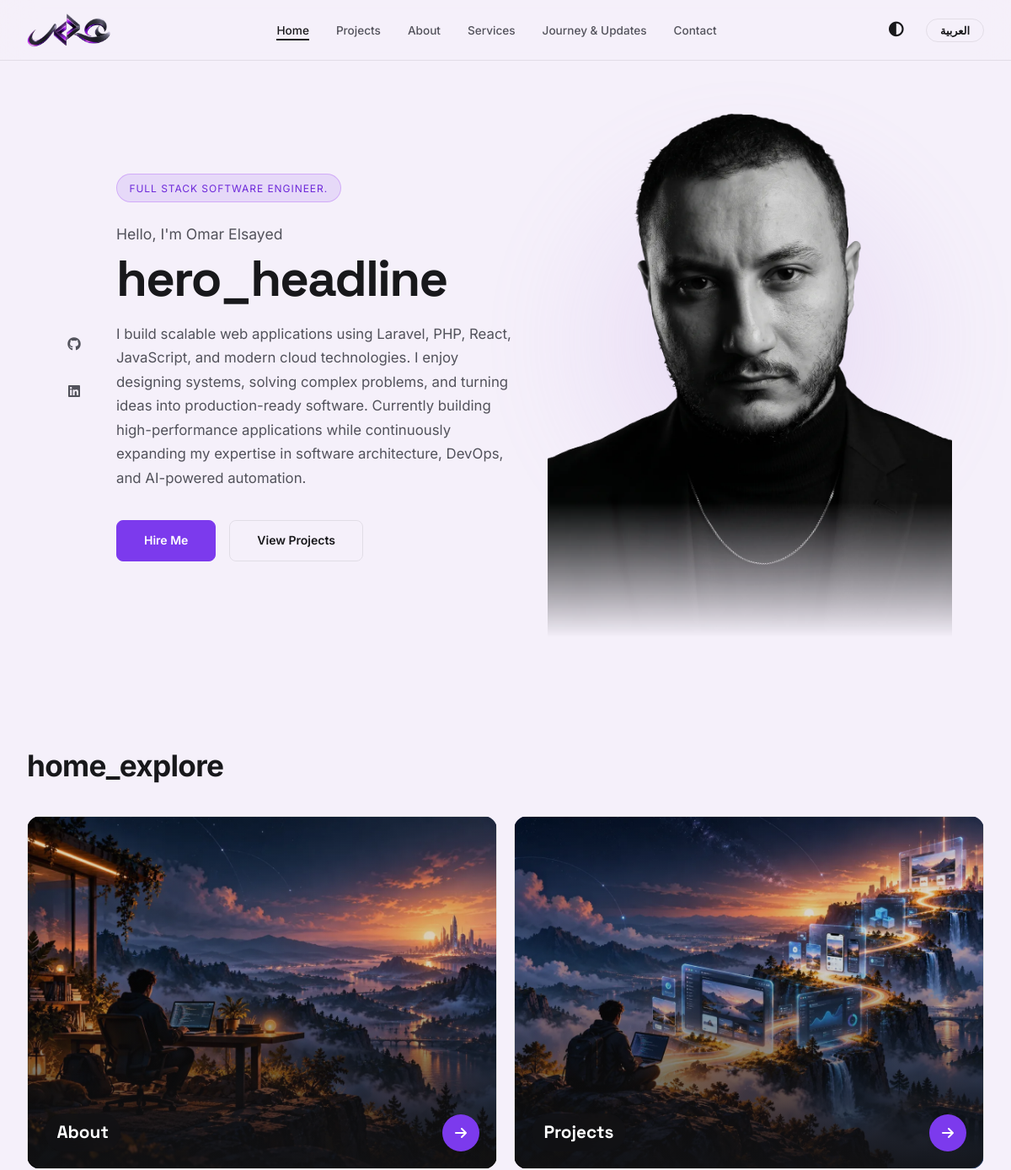
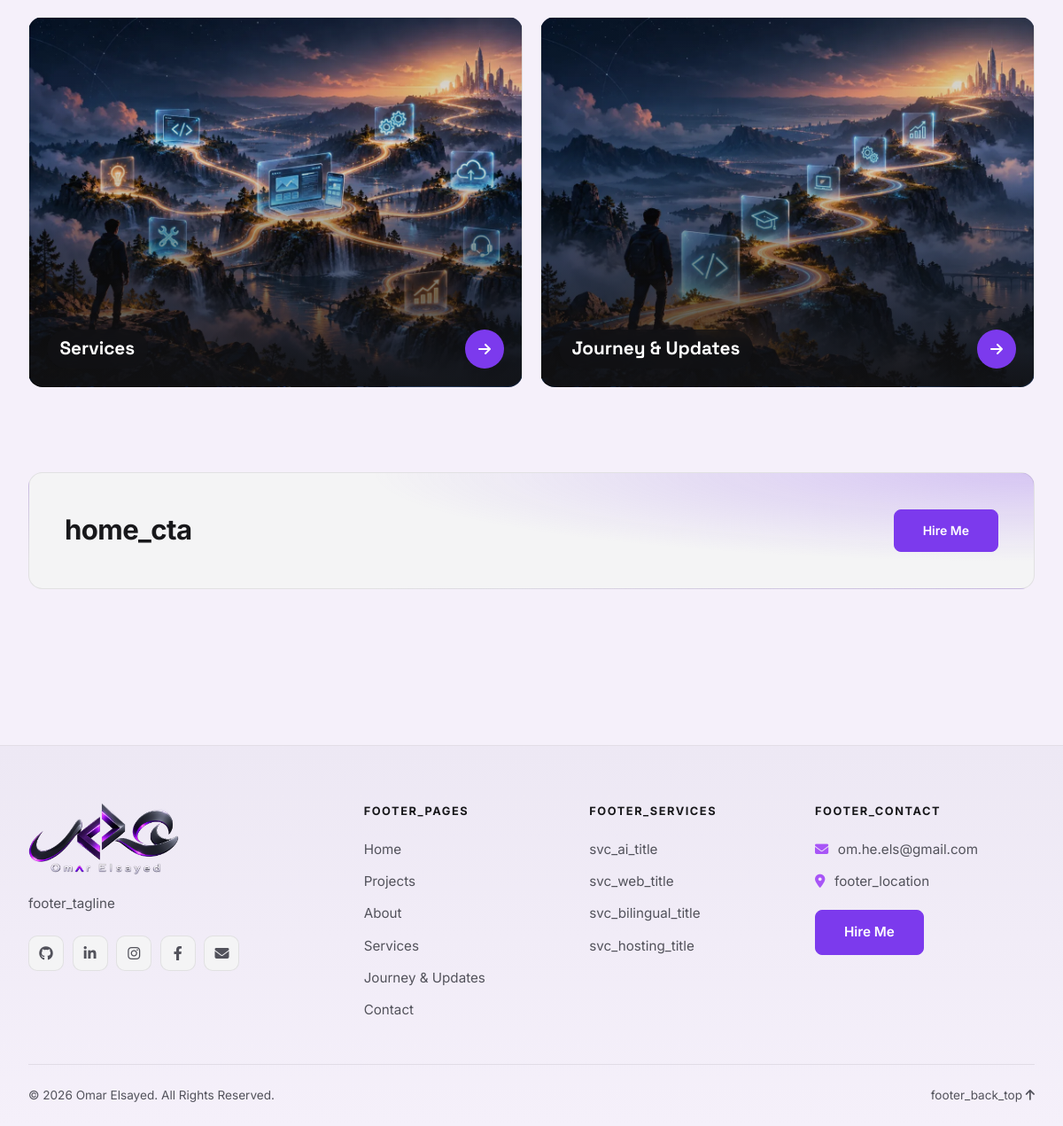
The page / on the database its author committed (2 pictures, top to bottom).
### tables this page shows
CREATE TABLE `translations` (
  `id` int NOT NULL AUTO_INCREMENT,
  `msgid` varchar(255) NOT NULL,
  `en` text,
  `ar` text,
  `created_at` timestamp NULL DEFAULT CURRENT_TIMESTAMP,
  PRIMARY KEY (`id`),
  UNIQUE KEY `msgid` (`msgid`)
);

### public/index.php (called while the page is built, shortened)
<?php
require_once APP_PATH . '/helpers.php';
spl_autoload_register(function ($class) {
    $path = BASE_PATH . '/' . str_replace('\\', '/', $class) . '.php';
});
require_once APP_PATH . '/Router.php';
$router = new app\Router();
$router->add('', 'app\controllers\HomeController', 'index');
$router->add('about', 'app\controllers\AboutController', 'index');
$router->add('projects', 'app\controllers\ProjectController', 'index');
$router->add('projects/:slug', 'app\controllers\ProjectController', 'detail');
$router->add('blog', 'app\controllers\BlogController', 'index');
$router->add('services', 'app\controllers\ServicesController', 'index');
$router->add('contact', 'app\controllers\ContactController', 'index');
$router->add('contact/submit', 'app\controllers\ContactController', 'submit');
$router->add('lang', 'app\controllers\Controller', 'switchLang');
$url = $_GET['url'] ?? '';
if (empty($url)) {
    $requestUri = parse_url($_SERVER['REQUEST_URI'], PHP_URL_PATH);
    $url = trim($requestUri, '/');
}
$router->dispatch($url);

### app/controllers/HomeController.php (called while the page is built, shortened)
<?php
class HomeController extends Controller
{
    public function index()
    {
        $this->render('home', [
            'title_key' => 'nav_home',
            'active_page' => 'home'
        ]);
    }
}

### app/helpers.php (called while the page is built, shortened)
<?php
function translate($msgid) {
    $lang = $_SESSION['lang'] ?? $_COOKIE['lang'] ?? 'en';
    return Translation::get($msgid, $lang);
}
function is_editor_mode() {
    return isset($_SESSION['admin_user_id'], $_SESSION['admin_editor_active'])
        && ($_SERVER['HTTP_SEC_FETCH_DEST'] ?? '') === 'iframe';
}
function t($msgid) {
    $text = translate($msgid);
    return $text;
}
function get_current_lang() {
    return $_SESSION['lang'] ?? $_COOKIE['lang'] ?? 'en';
}
function is_rtl() {
    return get_current_lang() === 'ar';
}

### app/models/Translation.php (called while the page is built, shortened)
<?php
class Translation extends Model
{
    public static function get($msgid, $lang = 'en')
    {
        $sql = "SELECT `$lang` FROM translations WHERE msgid = ? LIMIT 1";
        $stmt = self::query($sql, [$msgid]);
        $result = $stmt->fetch();
        return $result[$lang] ?? $msgid;
    }
}

### app/models/Model.php (called while the page is built, shortened)
<?php
abstract class Model
{
    protected static $db;
    public static function connect()
    {
        if (self::$db === null) {
            $host = getenv('DB_HOST') !== false ? getenv('DB_HOST') : 'localhost';
            $name = getenv('DB_NAME') !== false ? getenv('DB_NAME') : 'portfolio';
            $user = getenv('DB_USER') !== false ? getenv('DB_USER') : 'root';
            $pass = getenv('DB_PASS') !== false ? getenv('DB_PASS') : 'root';
            try {
                self::$db = new PDO("mysql:host=$host;dbname=$name;charset=utf8mb4", $user, $pass);
                self::$db->setAttribute(PDO::ATTR_ERRMODE, PDO::ERRMODE_EXCEPTION);
                self::$db->setAttribute(PDO::ATTR_DEFAULT_FETCH_MODE, PDO::FETCH_ASSOC);
                self::$db->exec("SET NAMES utf8mb4");
            } catch (PDOException $e) {
                die("Connection failed: " . $e->getMessage());
            }
        }
        return self::$db;
    }
    protected static function query($sql, $params = [])
    {
        $stmt = self::connect()->prepare($sql);
        $stmt->execute($params);
        return $stmt;
    }
}

### app/views/home.php (the view, shortened to what this page needs)
<?php include PARTIAL_PATH . '/header.php';
$lang = get_current_lang();
$tiles = [
    ['href' => '/about',    'label' => 'nav_about',    'img' => '/assets/images/home/about.webp'],
    ['href' => '/projects', 'label' => 'nav_projects', 'img' => '/assets/images/home/projects.webp'],
    ['href' => '/services', 'label' => 'nav_services', 'img' => '/assets/images/home/services.webp'],
    ['href' => '/blog',     'label' => 'nav_blog',     'img' => '/assets/images/home/journey.webp'],
];
?>
<section class="hero-section" id="hero">
    <div class="container hero-container">
        <aside class="social-sidebar" id="social-sidebar">
            <a href="https://<?= translate('contact_github') ?>" target="_blank" aria-label="GitHub"><i class="fab fa-github"></i></a>
            <a href="https://<?= translate('contact_linkedin') ?>" target="_blank" aria-label="LinkedIn"><i class="fab fa-linkedin"></i></a>
        </aside>
        <div class="hero-content">
            <span class="hero-chip"><?= t('hero_title') ?></span>
            <p class="hero-greeting"><?= t('hero_hello') ?> <?= t('hero_name') ?></p>
            <h1 class="hero-name"><?= t('hero_headline') ?></h1>
            <p class="hero-desc"><?= t('hero_desc') ?></p>
            <div class="hero-btns">
                <a href="/contact" class="btn btn-primary" id="btn-hire"><?= t('btn_hire') ?></a>
                <a href="/projects" class="btn btn-outline" id="btn-projects"><?= t('btn_projects') ?></a>
            </div>
        </div>
        <div class="hero-image-container">
            <img src="/assets/images/hero_portrait.webp" alt="<?= translate('hero_name') ?>" class="hero-img" width="1100" height="1467">
        </div>
    </div>
</section>
<section class="explore">
    <div class="container">
        <h2 class="explore-heading"><?= t('home_explore') ?></h2>
        <div class="explore-grid">
            <?php foreach ($tiles as $tile): ?>
            <a href="<?= $tile['href'] ?>" class="explore-tile" style="background-image:url('<?= $tile['img'] ?>')">
                <span class="explore-label"><?= t($tile['label']) ?></span>
                <span class="explore-go" aria-hidden="true"><i class="fas fa-arrow-<?= $lang === 'ar' ? 'left' : 'right' ?>"></i></span>
            </a>
            <?php endforeach; ?>
        </div>
    </div>
</section>
<section class="home-cta">
    <div class="container">
        <div class="home-cta-card">
            <h2><?= t('home_cta') ?></h2>
            <a href="/contact" class="btn btn-primary"><?= t('btn_hire') ?></a>
        </div>
    </div>
</section>
<?php include PARTIAL_PATH . '/footer.php'; ?>

### app/Router.php (shortened to what this page needs)
<?php
class Router
{
    protected $routes = [];
    public function add($url, $controller, $action)
    {
        $this->routes[$url] = [
            'controller' => $controller,
            'action' => $action
        ];
    }
    public function dispatch($url)
    {
        $url = trim($url, '/');
        foreach ($this->routes as $routeUrl => $routeData) {
            $pattern = preg_replace('/:[a-zA-Z0-9_]+/', '([^/]+)', $routeUrl);
            $pattern = '#^' . $pattern . '$#';
            if (preg_match($pattern, $url, $matches)) {
                array_shift($matches);
                $controllerName = $routeData['controller'];
                $action = $routeData['action'];
                if (class_exists($controllerName)) {
                    $controller = new $controllerName();
                    if (method_exists($controller, $action)) {
                        call_user_func_array([$controller, $action], $matches);
                        return;
                    } else {
                        $this->abort(404, "Action '$action' not found in controller '$controllerName'");
                    }
                } else {
                    $this->abort(404, "Controller '$controllerName' not found");
                }
            }
        }
    }
}

### app/controllers/Controller.php (shortened to what this page needs)
<?php
class Controller
{
    protected function render($view, $data = [])
    {
        extract($data);
        $viewFile = VIEW_PATH . '/' . $view . '.php';
        if (file_exists($viewFile)) {
            require_once $viewFile;
        } else {
            die("View file '$view' not found at $viewFile");
        }
    }
}

### partials/header.php (shortened to what this page needs)
<!DOCTYPE html>
<html lang="<?= get_current_lang() ?>" dir="<?= is_rtl() ? 'rtl' : 'ltr' ?>">
<head>
    <link rel="stylesheet" href="https://cdnjs.cloudflare.com/ajax/libs/font-awesome/6.4.0/css/all.min.css">
    <link rel="stylesheet" href="/assets/css/style.css?v=<?= filemtime(BASE_PATH . '/public/assets/css/style.css') ?>">
</head>
<?php $themePref = in_array($_COOKIE['theme'] ?? '', ['light', 'dark', 'system'], true) ? $_COOKIE['theme'] : 'system'; ?>
<body class="<?= $themePref === 'light' ? 'light' : 'dark' ?>-mode" data-theme-pref="<?= $themePref ?>">
    <header id="site-header">
        <nav class="container">
            <div class="logo">
                <a href="/" class="logo-link" aria-label="<?= htmlspecialchars(translate('hero_name')) ?>"><img src="/assets/images/brand/logo-icon.webp" alt="<?= htmlspecialchars(translate('hero_name')) ?>" class="logo-icon" width="1200" height="487"></a>
            </div>
            <ul class="nav-links" id="nav-links">
                <li><a href="/" class="<?= ($active_page === 'home') ? 'active' : ''; ?>"><?= t('nav_home') ?></a></li>
                <li><a href="/projects" class="<?= ($active_page === 'projects') ? 'active' : ''; ?>"><?= t('nav_projects') ?></a></li>
                <li><a href="/about" class="<?= ($active_page === 'about') ? 'active' : ''; ?>"><?= t('nav_about') ?></a></li>
                <li><a href="/services" class="<?= ($active_page === 'services') ? 'active' : ''; ?>"><?= t('nav_services') ?></a></li>
                <li><a href="/blog" class="<?= ($active_page === 'blog') ? 'active' : ''; ?>"><?= t('nav_blog') ?></a></li>
                <li><a href="/contact" class="<?= ($active_page === 'contact') ? 'active' : ''; ?>"><?= t('nav_contact') ?></a></li>
            </ul>
            <div class="header-actions">
                <button id="theme-toggle" class="icon-btn"
                        data-label-system="<?= htmlspecialchars(translate('theme_system')) ?>"
                        data-label-light="<?= htmlspecialchars(translate('theme_light')) ?>"
                        data-label-dark="<?= htmlspecialchars(translate('theme_dark')) ?>">
                    <i class="fas fa-circle-half-stroke"></i>
                </button>
                <div class="lang-switcher">
                    <?php if (get_current_lang() === 'en'): ?>
                        <a href="/lang?lang=ar" class="lang-link" id="lang-switch">العربية</a>
                    <?php else: ?>
                        <a href="/lang?lang=en" class="lang-link" id="lang-switch">English</a>
                    <?php endif; ?>
                </div>
            </div>
        </nav>
    </header>
    <main>

### partials/footer.php (shortened to what this page needs)
    </main>
    <footer class="site-footer">
        <div class="container">
            <div class="footer-grid">
                <div class="footer-brand">
                    <a href="/" class="footer-logo"><img src="/assets/images/brand/logo-group.webp" alt="<?= htmlspecialchars(translate('hero_name')) ?>" width="1200" height="575" loading="lazy"></a>
                    <p><?= t('footer_tagline') ?></p>
                    <div class="footer-socials">
                        <a href="https://<?= translate('contact_github') ?>" target="_blank" rel="noopener" aria-label="GitHub"><i class="fab fa-github"></i></a>
                        <a href="https://<?= translate('contact_linkedin') ?>" target="_blank" rel="noopener" aria-label="LinkedIn"><i class="fab fa-linkedin-in"></i></a>
                        <a href="https://www.instagram.com/omar_hesham_turbo/" target="_blank" rel="noopener" aria-label="Instagram"><i class="fab fa-instagram"></i></a>
                        <a href="https://www.facebook.com/omar.turboo.1/" target="_blank" rel="noopener" aria-label="Facebook"><i class="fab fa-facebook-f"></i></a>
                        <a href="mailto:<?= translate('contact_email') ?>" aria-label="Email"><i class="fas fa-envelope"></i></a>
                    </div>
                </div>
                <nav class="footer-col" aria-label="<?= htmlspecialchars(translate('footer_pages')) ?>">
                    <h3><?= t('footer_pages') ?></h3>
                    <a href="/"><?= t('nav_home') ?></a>
                    <a href="/projects"><?= t('nav_projects') ?></a>
                    <a href="/about"><?= t('nav_about') ?></a>
                    <a href="/services"><?= t('nav_services') ?></a>
                    <a href="/blog"><?= t('nav_blog') ?></a>
                    <a href="/contact"><?= t('nav_contact') ?></a>
                </nav>
                <div class="footer-col">
                    <h3><?= t('footer_services') ?></h3>
                    <a href="/services"><?= t('svc_ai_title') ?></a>
                    <a href="/services"><?= t('svc_web_title') ?></a>
                    <a href="/services"><?= t('svc_bilingual_title') ?></a>
                    <a href="/services"><?= t('svc_hosting_title') ?></a>
                </div>
                <div class="footer-col">
                    <h3><?= t('footer_contact') ?></h3>
                    <a href="mailto:<?= translate('contact_email') ?>" class="footer-email"><i class="fas fa-envelope"></i> <?= t('contact_email') ?></a>
                    <span><i class="fas fa-location-dot"></i> <?= t('footer_location') ?></span>
                    <a href="/contact" class="btn btn-primary footer-cta"><?= t('btn_hire') ?></a>
                </div>
            </div>
            <div class="footer-bottom">
                <p>&copy; <?= date('Y') ?> <?= t('hero_name') ?>. <?= t('footer_rights') ?></p>
                <a href="#" class="footer-top"><?= t('footer_back_top') ?> <i class="fas fa-arrow-up"></i></a>
            </div>
        </div>
    </footer>
</body>
</html>

### rows shown on the page
translations: en "Home"
translations: en "Projects"
translations: en "About"
translations: en "Services"
translations: en "Journey & Updates"
translations: en "Contact"
translations: en "FULL STACK SOFTWARE ENGINEER."
translations: en "Hello, I'm"
translations: en "Omar Elsayed"
translations: en "I build scalable web applications using Laravel, PHP, React, JavaScript, and modern cloud technologies. I enjoy designing systems, solving complex problems, and turning ideas into production-ready software. Currently building high-performance applications while continuously expanding my expertise in software architecture, DevOps, and AI-powered automation."
translations: en "Hire Me"
translations: en "View Projects"
translations: en "om.he.els@gmail.com"
translations: en "All Rights Reserved."

### other values the page prints
t('hero_headline') "hero_headline"
t('home_explore') "home_explore"
t('home_cta') "home_cta"
t('footer_tagline') "footer_tagline"
t('footer_pages') "FOOTER_PAGES"
t('footer_services') "FOOTER_SERVICES"
t('svc_ai_title') "svc_ai_title"
t('svc_web_title') "svc_web_title"
t('svc_bilingual_title') "svc_bilingual_title"
t('svc_hosting_title') "svc_hosting_title"
t('footer_contact') "FOOTER_CONTACT"
t('footer_location') "footer_location"
t('footer_back_top') "footer_back_top"
